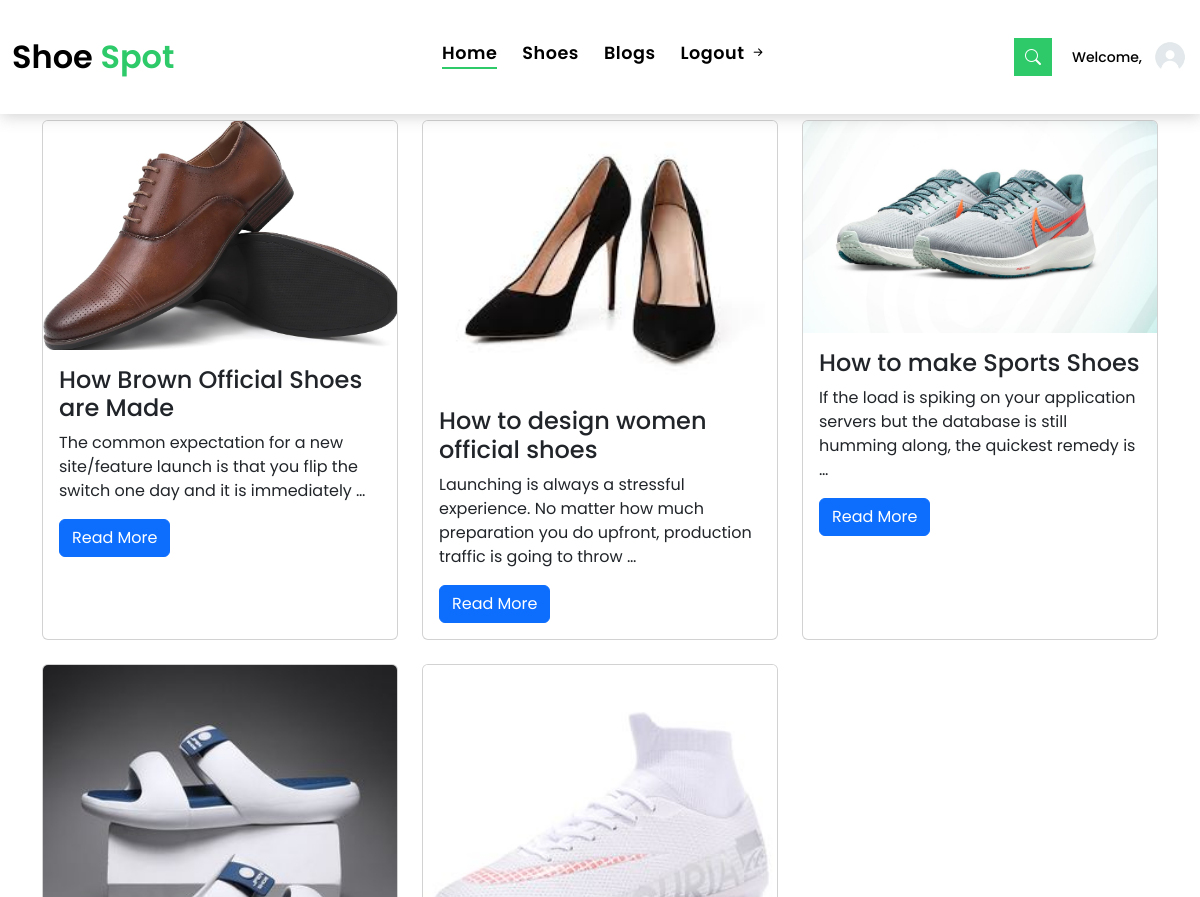
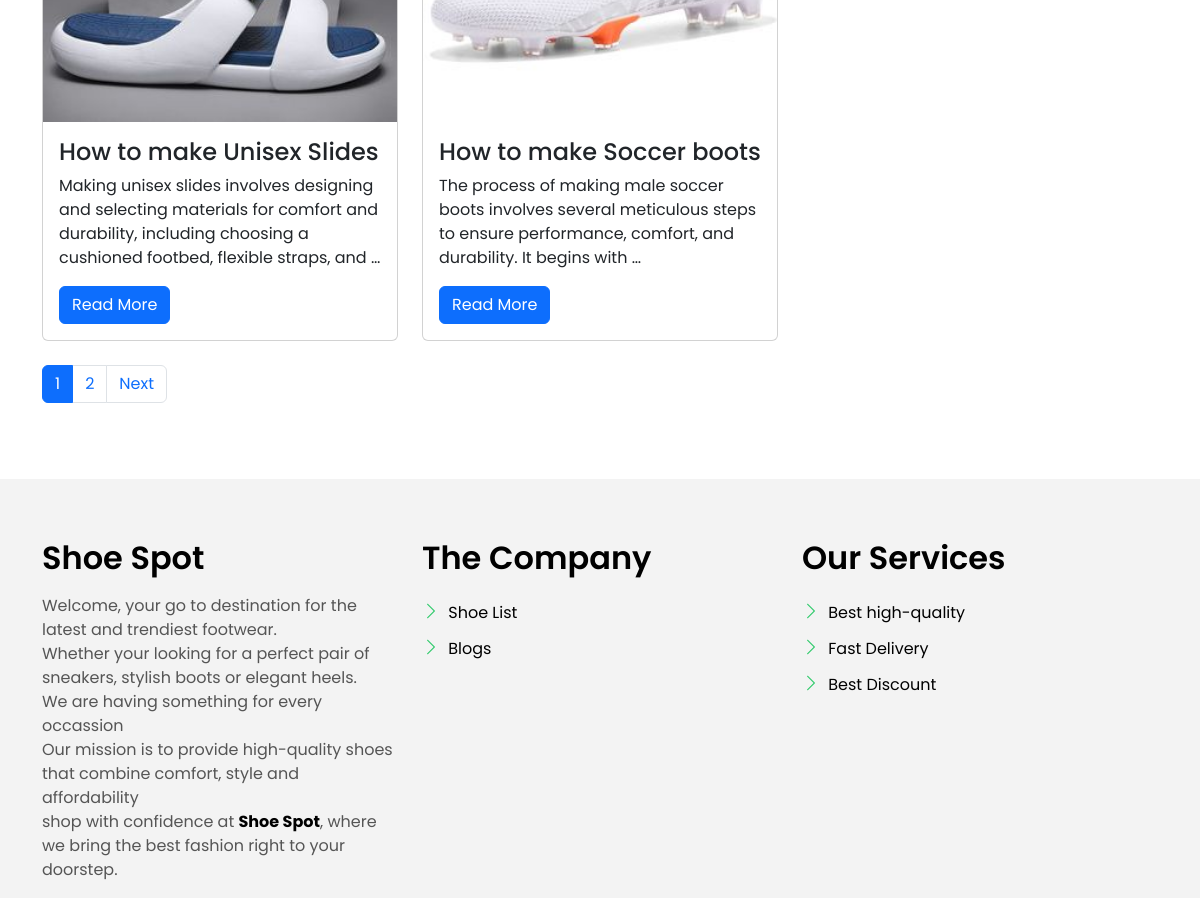
Screenshot of /blog/tag/codewithdancan/ with the database file from the repository (2 pictures, top to bottom).
### blog/models.py (models this page shows, shortened)
class BlogPost(AbstractBaseModel):
    title = models.CharField(max_length=200)
    slug = models.SlugField(max_length=50, editable=False, unique=True, blank=True)
    content = models.TextField()
    author = models.ForeignKey(User, on_delete=models.CASCADE)
    category = models.ForeignKey(BlogCategory, on_delete=models.SET_NULL, null=True, blank=True)
    tags = models.ManyToManyField(BlogTag, blank=True)
    featured_image = models.ImageField(upload_to='blog_images/', null=True, blank=True)

### blog/views.py (the view)
# urls.py: path('blog/tag/<slug:slug>/', blog_tag_view, name='blog-tag'),
def blog_tag_view(request, slug):
    tag = get_object_or_404(BlogTag, slug=slug)
    posts = BlogPost.objects.filter(tags=tag)
    paginator = Paginator(posts, 5)  # Show 5 posts per page
    page_number = request.GET.get("page")
    page_obj = paginator.get_page(page_number)
    return render(request, "blog/blog-tag.html", {"tag": tag, "page_obj": page_obj})

### templates/blog/blog-tag.html (shortened to what this page needs)
{% extends 'main.html' %}
{% block content %}
<div class="container">
    <h1 class="my-4">Tag: {{ tag.name }}</h1>
    <div class="row">
        {% for post in page_obj %}
        <div class="col-lg-4 col-md-6 mb-4">
            <div class="card h-100">
                {% if post.featured_image %}
                <img class="card-img-top" src="{{ post.featured_image.url }}" alt="{{ post.title }}">
                {% endif %}
                <div class="card-body">
                    <h4 class="card-title">{{ post.title }}</h4>
                    <p class="card-text">{{ post.content|truncatewords:20 }}</p>
                    <a href="{% url 'blog-detail' post.slug %}" class="btn btn-primary">Read More</a>
                </div>
            </div>
        </div>
        {% endfor %}
    </div>
    <div class="row">
        <div class="col-lg-12">
            <nav>
                <ul class="pagination">
                    {% for num in page_obj.paginator.page_range %}
                    <li class="page-item {% if page_obj.number == num %}active{% endif %}">
                        <a class="page-link" href="?page={{ num }}">{{ num }}</a>
                    </li>
                    {% endfor %}
                    {% if page_obj.has_next %}
                    <li class="page-item">
                        <a class="page-link" href="?page={{ page_obj.next_page_number }}">Next</a>
                    </li>
                    {% endif %}
                </ul>
            </nav>
        </div>
    </div>
</div>
{% endblock %}

### static/assets/css/style.css (style rules this page uses)
body { font-family: "Poppins", sans-serif; color: #555555; }
h1, h2, h3, h4, h5, h6 { color: #000000; }
a { color: #000000; text-decoration: none; transition: all 0.5s ease; }
.btn { transition: 0.5s ease; }

### rows the page displays
BlogPost: featured_image (picture), title "How Brown Official Shoes are Made", content "The common expectation for a new site/feature launch is that you flip the switch one day and it is immediately …"
BlogPost: featured_image (picture), title "How to design women official shoes", content "Launching is always a stressful experience. No matter how much preparation you do upfront, production traffic is going to throw …"
BlogPost: featured_image (picture), title "How to make Sports Shoes", content "If the load is spiking on your application servers but the database is still humming along, the quickest remedy is …"
BlogPost: featured_image (picture), title "How to make Unisex Slides", content "Making unisex slides involves designing and selecting materials for comfort and durability, including choosing a cushioned footbed, flexible straps, and …"
BlogPost: featured_image (picture), title "How to make Soccer boots", content "The process of making male soccer boots involves several meticulous steps to ensure performance, comfort, and durability. It begins with …"

### other values shown
{{ num }} "1" "2"
